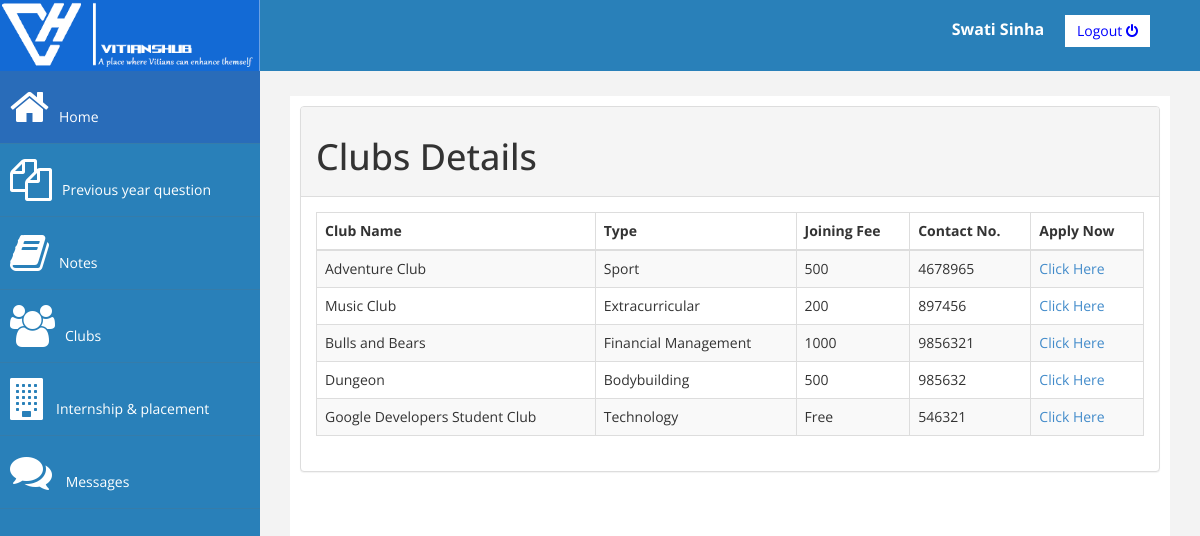
/club.php (signed in), run on the app's committed database.
### tables this page shows
CREATE TABLE `user` (
  `userid` int(11) NOT NULL,
  `username` varchar(50) NOT NULL,
  `name` varchar(20) NOT NULL,
  `password` varchar(25) NOT NULL
);

CREATE TABLE `club_details` (
  `id` int(10) NOT NULL,
  `name` varchar(30) NOT NULL,
  `type` varchar(20) NOT NULL,
  `fee` varchar(10) NOT NULL,
  `contact` varchar(50) NOT NULL,
  `link` varchar(200) NOT NULL
);

### club.php (the view, shortened to what this page needs)
<?php
   include('config.php');
   $uquery=mysqli_query($con,"SELECT * FROM `user` WHERE userid='".$_SESSION['userid']."'");
   $urow=mysqli_fetch_assoc($uquery);
     $query="select * from club_details";
   $result=mysqli_query($con,$query);
   ?>
<!DOCTYPE html>
<html >
   <head>
      <link href="assets/css/bootstrap.css" rel="stylesheet" />
      <link rel="stylesheet" href="https://cdnjs.cloudflare.com/ajax/libs/font-awesome/4.7.0/css/font-awesome.min.css">
      <link href="assets/css/custom.css" rel="stylesheet" />
   </head>
   <body>
      <div id="wrapper">
      <img style="width: 260px; id="logo" src="assets/image/logo2.png" alt="logo"  />
      <div style="color: white;padding: 15px 50px 5px 50px; float: right; font-size: 16px;">
         <strong><?php echo $urow['name'];?></strong> &nbsp;&nbsp;&nbsp;
         <a href="logout.php" class="btn btn-danger square-btn-adjust">Logout
         <i class="fa fa-power-off fa-1x"></i>
         </a>
      </div>
      <nav class="navbar-default navbar-side" role="navigation">
         <div class="sidebar-collapse">
            <ul class="nav" id="main-menu">
               <li>
                  <a class="active-menu"  href="dashboard.php"><i class="fa fa-home fa-3x"></i>Home</a>
               </li>
               <li>
                  <a  href="questions_paper.php"><i class="fa fa-copy fa-3x"></i>Previous year question</a>
               </li>
               <li>
                  <a  href="notes.php"><i class="fa fa-book fa-3x"></i>Notes</a>
               </li>
               <li>
                  <a  href="club.php"><i class="fa fa-users fa-3x"></i>Clubs</a>
               </li>
               <li>
                  <a  href="placement.php"><i class="fa fa-building fa-3x"></i>Internship & placement</a>
               </li>
               <li  >
                  <a   href="messages.php"><i class="fa fa-comments fa-3x" ></i> Messages</a>
               </li>
            </ul>
         </div>
      </nav>
      <div id="page-wrapper" >
         <div id="page-inner">
            <div class="panel panel-default">
               <div class="panel-heading">
                  <h1>Clubs Details</h1>
               </div>
               <div class="panel-body">
                  <div class="table-responsive">
                     <table class="table table-striped table-bordered table-hover" id="dataTables-example">
                        <thead>
                           <tr>
                              <th>Club Name</th>
                              <th>Type</th>
                              <th>Joining Fee</th>
                              <th>Contact No.</th>
                              <th>Apply Now</th>
                           </tr>
                        </thead>
                        <tbody>
                           <?php
                              while($row=mysqli_fetch_array($result))
                              {
                              ?>
                           <tr>
                              <td><?php echo $row['name']; ?></td>
                              <td><?php echo $row['type']; ?></td>
                              <td><?php echo $row['fee']; ?></td>
                              <td><?php echo $row['contact']; ?></td>
                              <td><a  href="<?php echo $row['link']; ?>">Click Here </a></td>
                           </tr>
                           <?php
                              }
                              ?>
                        </tbody>
                     </table>
                  </div>
               </div>
            </div>
         </div>
      </div>
   </body>
</html>

### assets/css/custom.css (style rules this page uses)
body { font-family: 'Open Sans', sans-serif; }
#wrapper { width: 100%; background:#2980B9; }
#page-wrapper { padding: 15px 15px; min-height: 600px; background:#F3F3F3; }
#page-inner { width:100%; margin:10px 20px 10px 0px; background-color:#fff!important; padding:10px; min-height:1200px; }
.square-btn-adjust { border: 0px solid transparent; -webkit-border-radius: 0px; -moz-border-radius: 0px; border-radius: 0px; }
.active-menu { background-color:#296cb9!important; }
.sidebar-collapse , .sidebar-collapse .nav { background:none; }
.sidebar-collapse .nav { padding:0; }
.sidebar-collapse .nav > li > a { color:#fff; background:#2980B9; text-shadow:none; }
.sidebar-collapse > .nav > li > a { padding:15px 10px; }
.sidebar-collapse > .nav > li { border-bottom: 1px solid rgba(107, 108, 109, 0.19); }
.navbar-side { border:none; background-color: #2980B9; }
.navbar-default { border:0px solid black; }
.nav > li > a > i { margin-right:10px; }
@media (min-width:768px) { #page-wrapper { margin: 0 0 0 260px; padding: 15px 30px; min-height: 1200px; } }
@media (min-width:768px) { .navbar-side { z-index: 1; position: absolute; width: 260px; } }

### data on the page
user: name "Swati Sinha"
club_details: name "Adventure Club", type "Sport", fee "500", contact "4678965"
club_details: name "Music Club", type "Extracurricular", fee "200", contact "897456"
club_details: name "Bulls and Bears", type "Financial Management", fee "1000", contact "9856321"
club_details: name "Dungeon", type "Bodybuilding", fee "500", contact "985632"
club_details: name "Google Developers Student Club", type "Technology", fee "Free", contact "546321"
